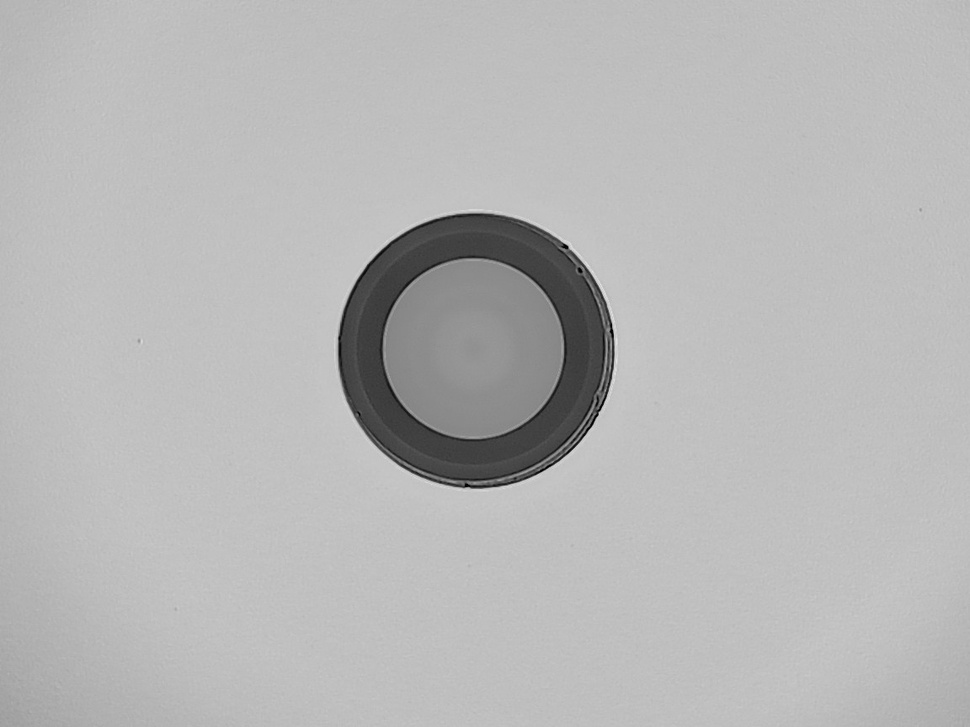
#> input picture current-process/old_version/image_batch/ima18.jpg, 970 x 727 px, shrunk from 1152 x 864 before the run
$ python feature-detection-008.py ../../../../current-process/old_version/image_batch/ima18.jpg
#> lines starting #> are read from the running program, lines starting #| are printed output that depends on the picture; after the words box and inside, x2 and y2 are one past the last pixel; in counts of white or black regions, pixels touching at a corner belong together
#> further down, img is the input picture: shape (727, 970, 3); min 0, max 229, mean 182.7
#!/usr/bin/env python3
"""
Hough Circle Detection
Category: features
"""
import cv2
import numpy as np


def process_image(image: np.ndarray) -> np.ndarray:
    """
    Hough Circle Detection

    Args:
        image: Input image (grayscale or color)

    Returns:
        Processed image
    """
    result = image.copy()

    gray = cv2.cvtColor(result, cv2.COLOR_BGR2GRAY) if len(result.shape) == 3 else result
    circles = cv2.HoughCircles(gray, cv2.HOUGH_GRADIENT, dp=1.2, minDist=30,
                              param1=50, param2=30, minRadius=10, maxRadius=0)
#> circles = 119 rows, first 8: [474.6, 351, 137.2], [504.6, 345, 112.4], [474.6, 321, 112.5], [439.8, 346.2, 162.2], [496.2, 376.2, 105.5], [462.6, 383.4, 106.2], [504.6, 315, 92.92], [528.6, 370.2, 81.76]
    result_color = cv2.cvtColor(gray, cv2.COLOR_GRAY2BGR) if len(result.shape) == 2 else result.copy()
    if circles is not None:
        circles = np.uint16(np.around(circles))
#> circles = 119 rows, first 8: [475, 351, 137], [505, 345, 112], [475, 321, 112], [440, 346, 162], [496, 376, 106], [463, 383, 106], [505, 315, 93], [529, 370, 82]
        for circle in circles[0, :]:
            cv2.circle(result_color, (circle[0], circle[1]), circle[2], (0, 255, 0), 2)
            cv2.circle(result_color, (circle[0], circle[1]), 2, (0, 0, 255), 3)
#> this loop made 119 passes
#> circle on passes 1 to 12: [475, 351, 137], [505, 345, 112], [475, 321, 112], [440, 346, 162], [496, 376, 106], [463, 383, 106], [505, 315, 93], [529, 370, 82], [442, 315, 90], [501, 406, 77], [543, 341, 74], [440, 405, 73]
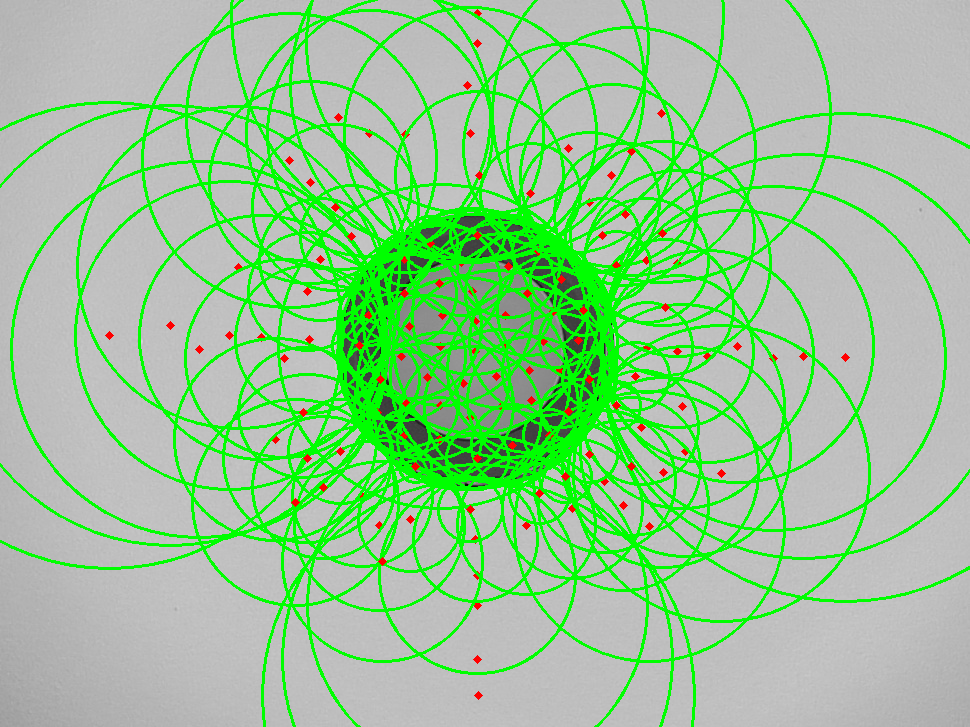
#> result_color: shape (727, 970, 3); 19.62% of pixels changed, all inside (x1, y1, x2, y2) = (0, 0, 970, 727)
    result = result_color

    return result

if __name__ == "__main__":
    import sys
    if len(sys.argv) > 1:
        img = cv2.imread(sys.argv[1], cv2.IMREAD_UNCHANGED)
        if img is not None:
            result = process_image(img)
            cv2.imwrite(f"hough_circles_output.png", result)
            print(f"Saved to hough_circles_output.png")
        else:
            print("Failed to load image")
    else:
        print(f"Usage: python hough_circles.py <image_path>")

$ run again, on current-process/old_version/image_batch/img35.jpg
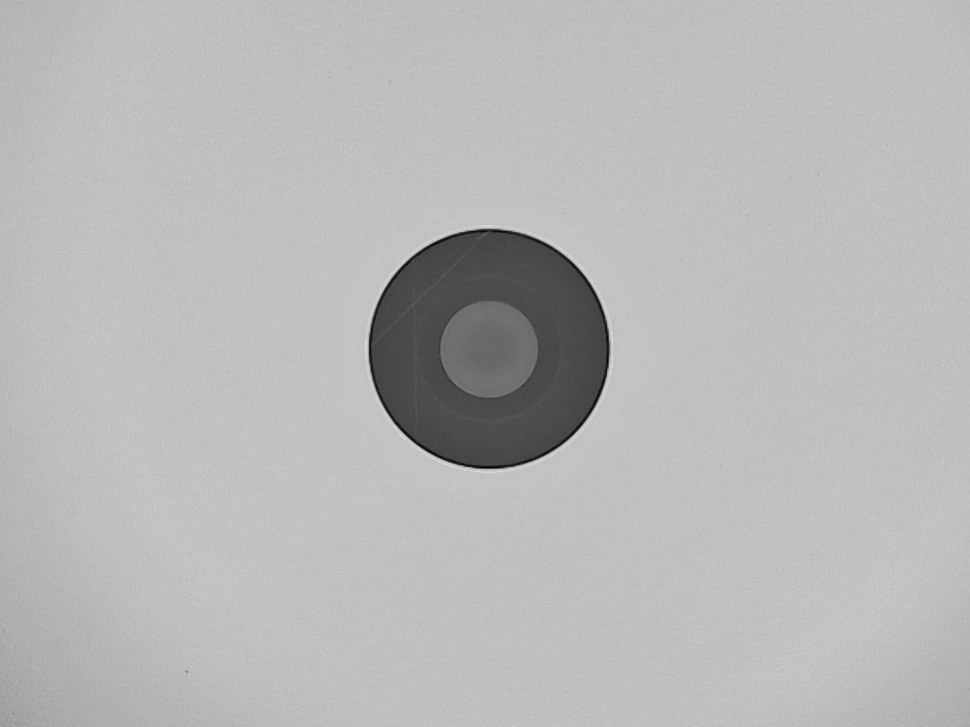
#> input picture current-process/old_version/image_batch/img35.jpg, 970 x 727 px, shrunk from 1152 x 864 before the run
#> img is the input picture: shape (727, 970, 3); min 2, max 223, mean 183.8
#> in process_image, `circles = cv2.HoughCircles(gray, cv2.HOUGH_GRADIENT, dp=1.2, minDist=3..`: circles = 60 rows, first 8: [489, 348.6, 124.1], [511.8, 321, 84.52], [457.8, 371.4, 82], [489, 378.6, 146.4], [457.8, 329.4, 84.28], [525, 361.8, 86.44], [485.4, 305.4, 81.16], [276.6, 137.4, 216.2]
#> in process_image, `circles = np.uint16(np.around(circles))`: circles = 60 rows, first 8: [489, 349, 124], [512, 321, 85], [458, 371, 82], [489, 379, 146], [458, 329, 84], [525, 362, 86], [485, 305, 81], [277, 137, 216]
#> the loop in process_image, `for circle in circles[0, :]:` made 60 passes
#> after the loop in process_image, `for circle in circles[0, :]:`:
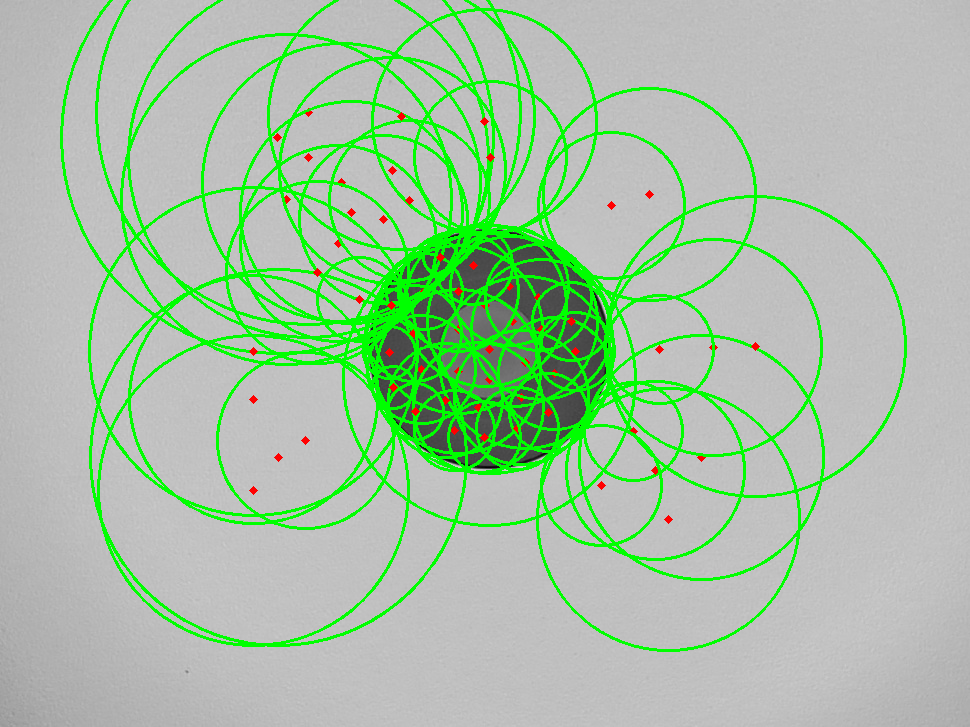
#> result_color: shape (727, 970, 3); 11.03% of pixels changed, all inside (x1, y1, x2, y2) = (60, 0, 907, 652)

$ run again, on current-process/old_version/image_batch/img38.jpg
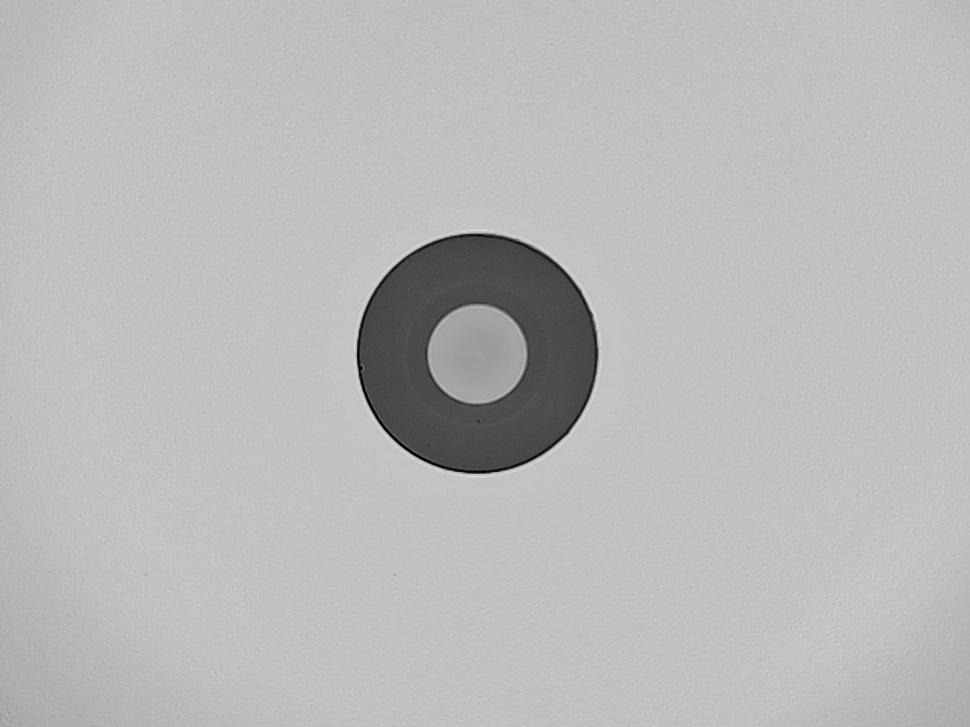
#> input picture current-process/old_version/image_batch/img38.jpg, 970 x 727 px, shrunk from 1152 x 864 before the run
#> img is the input picture: shape (727, 970, 3); min 0, max 225, mean 185.2
#> in process_image, `circles = cv2.HoughCircles(gray, cv2.HOUGH_GRADIENT, dp=1.2, minDist=3..`: circles = 310 rows, first 8: [477, 353.4, 117.3], [679.8, 328.2, 321.5], [651, 412.2, 300.6], [676.2, 435, 264.3], [660.6, 381, 302.7], [653.4, 304.2, 302.7], [312.6, 423, 298.8], [696.6, 376.2, 338.2]
#> in process_image, `circles = np.uint16(np.around(circles))`: circles = 310 rows, first 8: [477, 353, 117], [680, 328, 322], [651, 412, 301], [676, 435, 264], [661, 381, 303], [653, 304, 303], [313, 423, 299], [697, 376, 338]
#> the loop in process_image, `for circle in circles[0, :]:` made 310 passes
#> after the loop in process_image, `for circle in circles[0, :]:`:
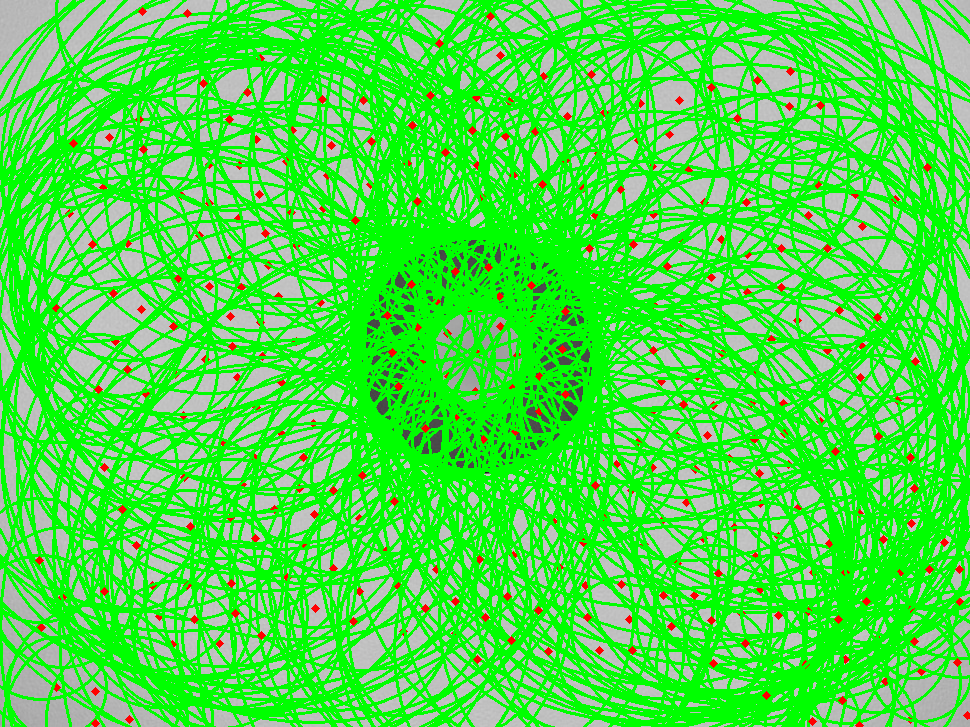
#> result_color: shape (727, 970, 3); mean B, G, R 71.9, 226.2, 75.2
